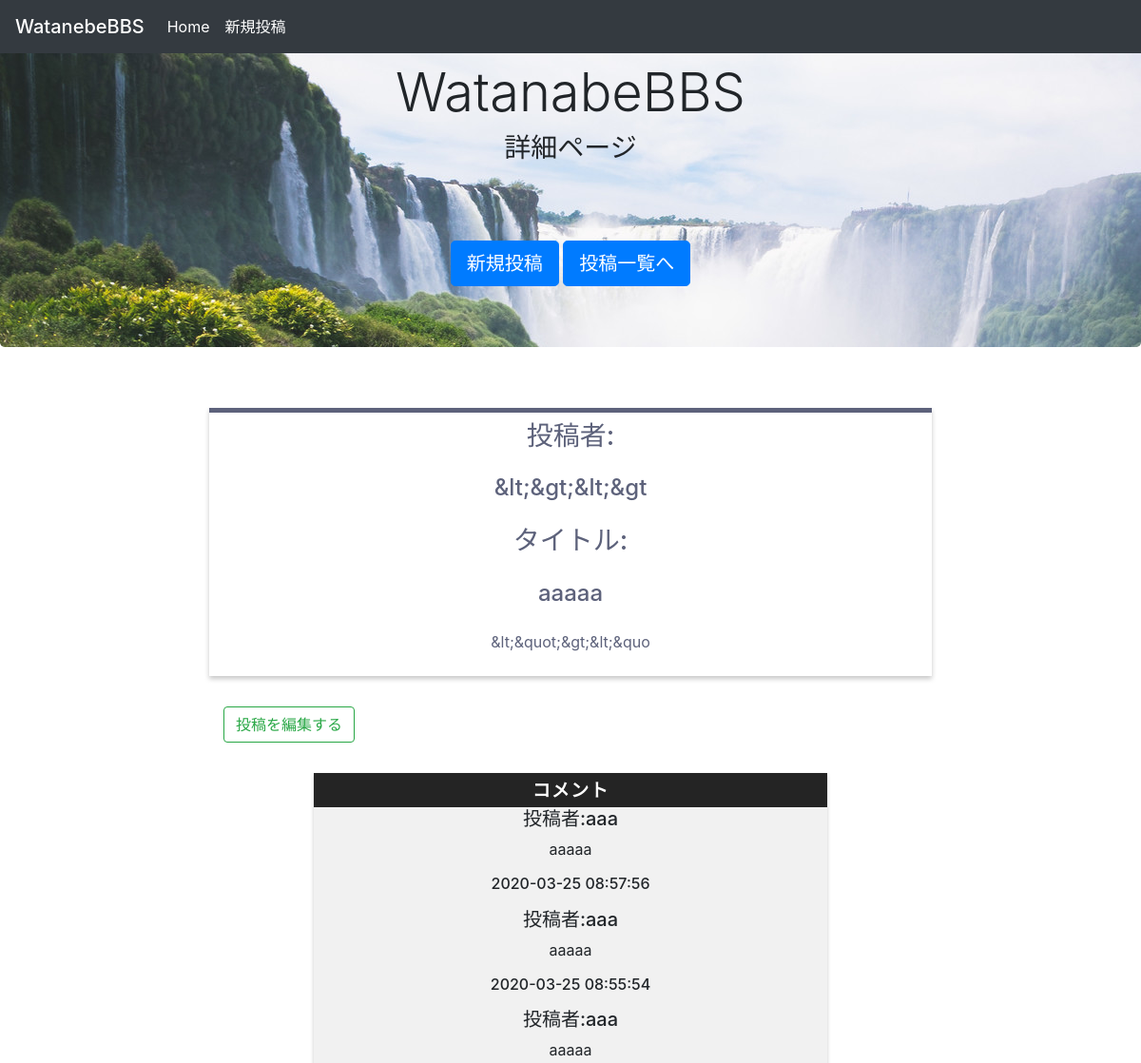
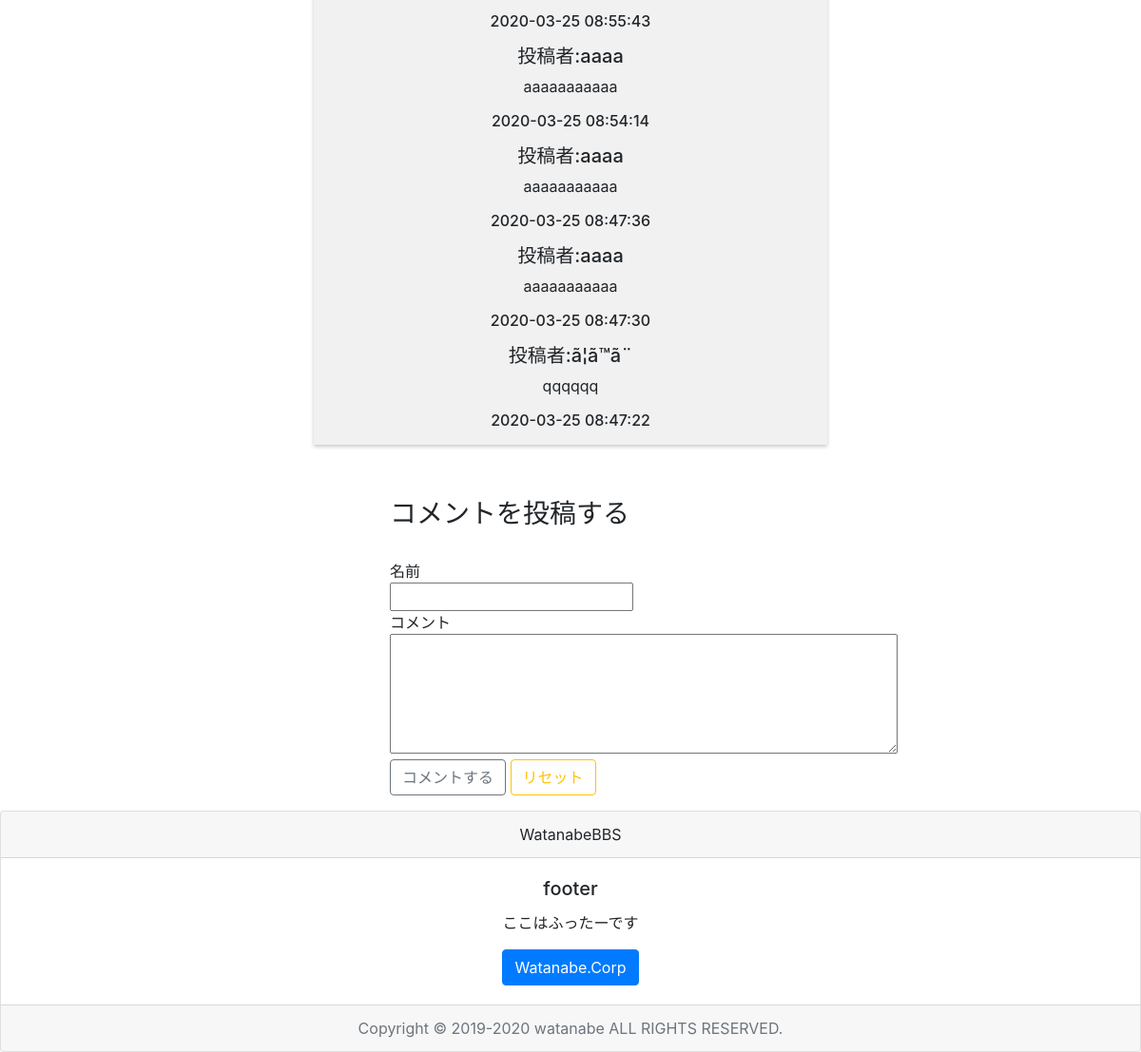
Screenshot of /show.php?id=58 with the database file from the repository (2 pictures, top to bottom).
### tables this page shows
CREATE TABLE `board_table` (
  `id` int(11) NOT NULL,
  `name` varchar(20) NOT NULL,
  `title` text NOT NULL,
  `date` timestamp NOT NULL DEFAULT CURRENT_TIMESTAMP ON UPDATE CURRENT_TIMESTAMP,
  `content` text NOT NULL
);

CREATE TABLE `comment_table` (
  `id` int(11) NOT NULL,
  `comment_name` varchar(20) NOT NULL,
  `comment_content` text NOT NULL,
  `comment_date` timestamp NOT NULL DEFAULT CURRENT_TIMESTAMP ON UPDATE CURRENT_TIMESTAMP,
  `content_id` int(11) NOT NULL
);

### show.php (the view, shortened to what this page needs)
<?php
    try {
        require_once(__DIR__ .'/mybbs_db.php');
        function h($s) {
            return htmlspecialchars($s, ENT_QUOTES, "UTF-8");
        }
        $id = $_GET['id'];
        $stmt = $pdo->prepare("SELECT * FROM board_table WHERE id = ?");
        $stmt->execute(array(0 => $id));
        $result = 0;
        $result = $stmt->fetch(PDO::FETCH_ASSOC);
        $stmt2 = $pdo->prepare('SELECT * FROM comment_table WHERE content_id =? ORDER BY comment_date DESC');
        $stmt2->execute(array(0 => $id));
        $stmt2 = $stmt2->fetchAll(PDO::FETCH_ASSOC);
    } catch (Exception $e) {
        echo 'エラーが発生しました。:' . $e->getMessage();
    }
?>
<!DOCTYPE html>
<html lang="ja">
  <head>
    <link href="https://stackpath.bootstrapcdn.com/bootstrap/4.4.1/css/bootstrap.min.css" rel="stylesheet">
    <link rel="stylesheet" href="css/watanabe.css" type="text/css">
    <link href="https://use.fontawesome.com/releases/v5.6.1/css/all.css" rel="stylesheet">
  </head>
<body>
    <div class="contact-form">
        <div class="text-center">
            <div class="jumbotron">
                <h1 class="display-4">WatanabeBBS</h1>
                <h3>詳細ページ</h3><br><br><br>
                <a class="btn btn-primary btn-lg" href="new.php" role="button">新規投稿</a>
                <a class="btn btn-primary btn-lg" href="index.php" role="button">投稿一覧へ</a>
            </div>
        </div>
    </div>
    <div class="container">
    <div class="text-center row justify-content-center">
    <div class="box-black col-sm-8" >
        <h3>投稿者:</h3><h4><?php if (!empty($result['name'])) echo h($result['name'])?></h4>
        <h3>タイトル:</h3><h4><?php if (!empty($result['title'])) echo h($result['title'])?></h4>
        <p><?php if (!empty($result['content'])) echo h($result['content'])?><br></p>
    </div>
    </div>
        <div class= "row">
            <div class="col-sm-6 offset-2">
                <a class="btn btn-outline-success" href="edit.php?id=<?= $result['id'] ?>">投稿を編集する</a><br>
            </div>
        </div>
            <div class="row">
            <div class="col-sm-6 offset-3">
            <div class="box-comment text-center">
                <div class="box-title">コメント</div>
                    <?php foreach ($stmt2 as $comment): ?>
                        <h5>投稿者:<?php if(!empty($comment['comment_name'])) echo h($comment['comment_name']) ?></h5>
                        <?php if(!empty($comment['comment_content'])) echo h($comment['comment_content']) ?><br>
                        <h6><?php if(!empty($comment['comment_date'])) echo h($comment['comment_date']) ?></h6>
                    <?php endforeach ?>
                </div>
            </div>
            </div>
            </div>
        <br>
        <form method="post" name="cf" onSubmit="return check()">
            <div class="form-group row justify-content-center">
                <div class="col-4">
                    <h3>コメントを投稿する</h3><br>
                    <lavel>名前</lavel><br>
                        <input type="text" name="comment_name" value=""><br>
                    <lavel>コメント</lavel><br>
                        <textarea name="comment" rows="5" cols="50" wrap="soft"></textarea><br>
                        <input  class="btn btn-outline-secondary" name='comment_button' type="submit" value="コメントする">
                        <input class="btn btn-outline-warning" type="reset" value="リセット">
                </div>
            </div>
        </form>
</body>
</html>

### css/watanabe.css (style rules this page uses)
.jumbotron { background:url("../images/kouho2.jpg"); }
.box-comment { margin: 2em 0; background: #f1f1f1; box-shadow: 0 2px 4px rgba(0, 0, 0, 0.22); }
.box-comment .box-title { font-size: 1.2em; background: #242424; padding: 4px; text-align: center; color: #FFF; font-weight: bold; letter-spacing: 0.05em; }
.box-comment h6 { padding: 15px 20px; margin: 0; }
.box-black { padding: 0.5em 1em; margin: 2em 0; color: #5d627b; background: white; border-top: solid 5px #5d627b; box-shadow: 0 3px 5px rgba(0, 0, 0, 0.22); }
.box-black h4 { margin: 1em; padding: 0; }

### rows the page displays
board_table: name "&lt;&gt;&lt;&gt", title "aaaaa", content "&lt;&quot;&gt;&lt;&quo"
comment_table: comment_name "aaa", comment_content "aaaaa", comment_date "2020-03-25 08:57:56"
comment_table: comment_name "aaa", comment_content "aaaaa", comment_date "2020-03-25 08:55:54"
comment_table: comment_name "aaa", comment_content "aaaaa", comment_date "2020-03-25 08:55:43"
comment_table: comment_name "aaaa", comment_content "aaaaaaaaaaa", comment_date "2020-03-25 08:54:14"
comment_table: comment_name "aaaa", comment_content "aaaaaaaaaaa", comment_date "2020-03-25 08:47:36"
comment_table: comment_name "aaaa", comment_content "aaaaaaaaaaa", comment_date "2020-03-25 08:47:30"
comment_table: comment_name "ã¦ã™ã¨", comment_content "qqqqqq", comment_date "2020-03-25 08:47:22"
